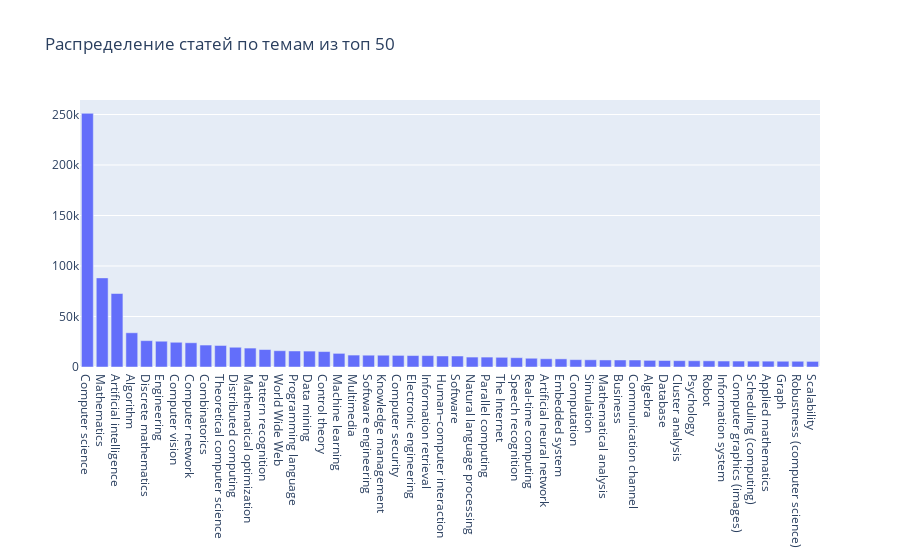

The notebook cell saved with this chart:
### Code cell
fos = [i[0] for i in Counter(fos_dict).most_common(50)]
count = [i[1] for i in Counter(fos_dict).most_common(50)]
data = [go.Bar(
   x = fos,
   y = count
)]
layout = go.Layout({"title":"Распределение статей по темам из топ 50"})
fig = go.Figure(data=data, layout=layout)
iplot(fig)

### Figure 1 — Plotly figure (JSON) as saved in the notebook; plotly's stock layout.template omitted (floating-point values rounded to 4 significant figures)
{"data": [{"x": ["Computer science", "Mathematics", "Artificial intelligence", "Algorithm", "Discrete mathematics", "Engineering", "Computer vision", "Computer network", "Combinatorics", "Theoretical computer science", "Distributed computing", "Mathematical optimization", "Pattern recognition", "World Wide Web", "Programming language", "Data mining", "Control theory", "Machine learning", "Multimedia", "Software engineering", "Knowledge management", "Computer security", "Electronic engineering", "Information retrieval", "Human–computer interaction", "Software", "Natural language processing", "Parallel computing", "The Internet", "Speech recognition", "Real-time computing", "Artificial neural network", "Embedded system", "Computation", "Simulation", "Mathematical analysis", "Business", "Communication channel", "Algebra", "Database", "Cluster analysis", "Psychology", "Robot", "Information system", "Computer graphics (images)", "Scheduling (computing)", "Applied mathematics", "Graph", "Robustness (computer science)", "Scalability"], "y": [251151, 88246, 72775, 33884, 26093, 25529, 24483, 24006, 21740, 21310, 19552, 18746, 17298, 16133, 15875, 15757, 15274, 13493, 11816, 11686, 11651, 11489, 11335, 11302, 10902, 10876, 9828, 9814, 9607, 9229, 8674, 8173, 8045, 7288, 7142, 6970, 6944, 6932, 6579, 6422, 6266, 6187, 6106, 5912, 5898, 5831, 5797, 5706, 5687, 5544], "type": "bar"}], "layout": {"title": {"text": "Распределение статей по темам из топ 50"}, "xaxis": {"type": "category", "range": [-0.5, 49.5], "autorange": true}, "yaxis": {"type": "linear", "range": [0, 264400.0], "autorange": true}, "autosize": true}}
